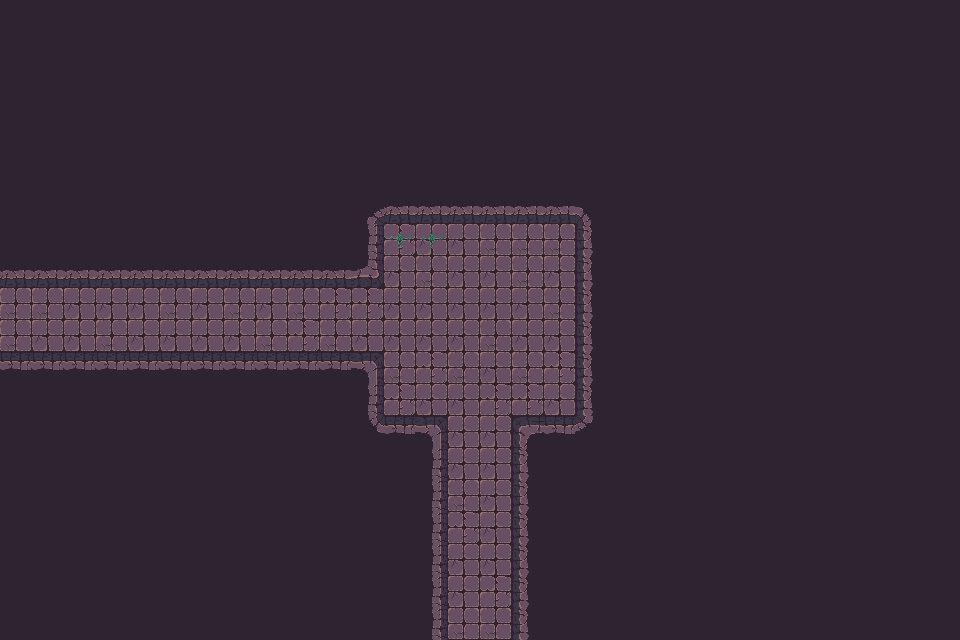

This game map was drawn from its Tiled (.tmx) file and the tilesets committed beside it. A one-line description and the full map source follow:
An orthogonal 30x20 tile map with 32x32 px tiles, 3 tile layers (Walls, Decor, Items), 2 tilesets and 58 objects.

<map version="1.10" tiledversion="1.11.2" orientation="orthogonal" renderorder="right-down" width="30" height="20" tilewidth="32" tileheight="32" infinite="0" nextlayerid="3" nextobjectid="1">
    <tileset firstgid="1" name="Town Tileset" tilewidth="32" tileheight="32" tilecount="64" columns="8">
        <image source="../../../tiles/World H Tileset.png" trans="ff00ff" width="256" height="256" />
        <tile id="4">
            <objectgroup draworder="index" id="2">
                <object id="1" x="0" y="0" width="32" height="32" />
            </objectgroup>
        </tile>
        <tile id="5">
            <objectgroup draworder="index" id="2">
                <object id="1" x="0" y="0" width="32" height="32" />
            </objectgroup>
        </tile>
        <tile id="6">
            <objectgroup draworder="index" id="2">
                <object id="1" x="0" y="0" width="32" height="32" />
            </objectgroup>
        </tile>
        <tile id="7">
            <objectgroup draworder="index" id="2">
                <object id="1" x="0" y="0" width="32" height="32" />
            </objectgroup>
        </tile>
        <tile id="8">
            <objectgroup draworder="index" id="2">
                <object id="1" x="0" y="0" width="32" height="32" />
            </objectgroup>
        </tile>
        <tile id="10">
            <objectgroup draworder="index" id="2">
                <object id="1" x="0" y="32" width="32" height="0" />
            </objectgroup>
        </tile>
        <tile id="11">
            <objectgroup draworder="index" id="2">
                <object id="1" x="0" y="32" width="32" height="0" />
                <object id="2" x="32" y="0" width="0" height="32" />
            </objectgroup>
        </tile>
        <tile id="12">
            <objectgroup draworder="index" id="2">
                <object id="1" x="32" y="0" width="0" height="32" />
            </objectgroup>
        </tile>
        <tile id="13">
            <objectgroup draworder="index" id="2">
                <object id="1" x="0" y="32" width="32" height="0" />
                <object id="2" x="0" y="32" width="32" height="0" />
                <object id="3" x="0" y="0" width="0" height="32" />
            </objectgroup>
        </tile>
        <tile id="14">
            <objectgroup draworder="index" id="2">
                <object id="1" x="0" y="0" width="0" height="32" />
            </objectgroup>
        </tile>
        <tile id="16">
            <objectgroup draworder="index" id="2">
                <object id="1" x="0" y="0" width="32" height="32" />
            </objectgroup>
        </tile>
        <tile id="24">
            <objectgroup draworder="index" id="2">
                <object id="1" x="0" y="0" width="32" height="32" />
            </objectgroup>
        </tile>
    </tileset>
    <tileset firstgid="65" name="Dungeon Crawler Tileset" tilewidth="32" tileheight="32" tilecount="100" columns="10">
        <image source="../../../tiles/Dungeon_Tile.png" trans="" width="320" height="320" />
        <tile id="2">
            <objectgroup draworder="index" id="2">
                <object id="1" x="0" y="0" width="32" height="32" />
            </objectgroup>
        </tile>
        <tile id="3">
            <objectgroup draworder="index" id="2">
                <object id="1" x="0" y="0" width="32" height="32" />
            </objectgroup>
        </tile>
        <tile id="4">
            <objectgroup draworder="index" id="2">
                <object id="1" x="0" y="0" width="32" height="32" />
            </objectgroup>
        </tile>
        <tile id="5">
            <objectgroup draworder="index" id="2">
                <object id="1" x="0" y="0" width="32" height="32" />
            </objectgroup>
        </tile>
        <tile id="6">
            <objectgroup draworder="index" id="2">
                <object id="1" x="0" y="0" width="32" height="32" />
            </objectgroup>
        </tile>
        <tile id="8">
            <objectgroup draworder="index" id="2">
                <object id="1" x="0" y="0" width="32" height="32" />
            </objectgroup>
        </tile>
        <tile id="12">
            <objectgroup draworder="index" id="2">
                <object id="1" x="0" y="0" width="32" height="32" />
            </objectgroup>
        </tile>
        <tile id="13">
            <objectgroup draworder="index" id="2">
                <object id="1" x="0" y="0" width="32" height="32" />
            </objectgroup>
        </tile>
        <tile id="14">
            <objectgroup draworder="index" id="2">
                <object id="1" x="0" y="0" width="32" height="32" />
            </objectgroup>
        </tile>
        <tile id="15">
            <objectgroup draworder="index" id="2">
                <object id="1" x="0" y="0" width="32" height="32" />
            </objectgroup>
        </tile>
        <tile id="16">
            <objectgroup draworder="index" id="2">
                <object id="1" x="0" y="0" width="32" height="32" />
            </objectgroup>
        </tile>
        <tile id="18">
            <objectgroup draworder="index" id="2">
                <object id="1" x="0" y="0" width="32" height="32" />
            </objectgroup>
        </tile>
        <tile id="22">
            <objectgroup draworder="index" id="2">
                <object id="1" x="0" y="0" width="32" height="32" />
            </objectgroup>
        </tile>
        <tile id="23">
            <objectgroup draworder="index" id="2">
                <object id="1" x="0" y="0" width="32" height="32" />
            </objectgroup>
        </tile>
        <tile id="24">
            <objectgroup draworder="index" id="2">
                <object id="1" x="0" y="0" width="32" height="32" />
            </objectgroup>
        </tile>
        <tile id="25">
            <objectgroup draworder="index" id="2">
                <object id="1" x="0" y="0" width="32" height="32" />
            </objectgroup>
        </tile>
        <tile id="26">
            <objectgroup draworder="index" id="2">
                <object id="1" x="0" y="0" width="32" height="32" />
            </objectgroup>
        </tile>
        <tile id="28">
            <objectgroup draworder="index" id="2">
                <object id="1" x="0" y="0" width="32" height="32" />
            </objectgroup>
        </tile>
        <tile id="32">
            <objectgroup draworder="index" id="2">
                <object id="1" x="0" y="0" width="32" height="32" />
            </objectgroup>
        </tile>
        <tile id="33">
            <objectgroup draworder="index" id="2">
                <object id="1" x="0" y="0" width="32" height="32" />
            </objectgroup>
        </tile>
        <tile id="34">
            <objectgroup draworder="index" id="2">
                <object id="1" x="0" y="0" width="32" height="32" />
            </objectgroup>
        </tile>
        <tile id="35">
            <objectgroup draworder="index" id="2">
                <object id="1" x="0" y="0" width="32" height="32" />
            </objectgroup>
        </tile>
        <tile id="36">
            <objectgroup draworder="index" id="2">
                <object id="1" x="0" y="0" width="32" height="32" />
            </objectgroup>
        </tile>
        <tile id="38">
            <objectgroup draworder="index" id="2">
                <object id="1" x="0" y="0" width="32" height="32" />
            </objectgroup>
        </tile>
        <tile id="42">
            <objectgroup draworder="index" id="2">
                <object id="1" x="0" y="0" width="32" height="32" />
            </objectgroup>
        </tile>
        <tile id="43">
            <objectgroup draworder="index" id="2">
                <object id="1" x="0" y="0" width="32" height="32" />
            </objectgroup>
        </tile>
        <tile id="44">
            <objectgroup draworder="index" id="2">
                <object id="1" x="0" y="0" width="32" height="32" />
            </objectgroup>
        </tile>
        <tile id="45">
            <objectgroup draworder="index" id="2">
                <object id="1" x="0" y="0" width="32" height="32" />
            </objectgroup>
        </tile>
        <tile id="46">
            <objectgroup draworder="index" id="2">
                <object id="1" x="0" y="0" width="32" height="32" />
            </objectgroup>
        </tile>
        <tile id="48">
            <objectgroup draworder="index" id="2">
                <object id="1" x="0" y="0" width="32" height="32" />
            </objectgroup>
        </tile>
        <tile id="52">
            <objectgroup draworder="index" id="2">
                <object id="1" x="0" y="0" width="32" height="32" />
            </objectgroup>
        </tile>
        <tile id="53">
            <objectgroup draworder="index" id="2">
                <object id="1" x="0" y="0" width="32" height="32" />
            </objectgroup>
        </tile>
        <tile id="54">
            <objectgroup draworder="index" id="2">
                <object id="1" x="0" y="0" width="32" height="32" />
            </objectgroup>
        </tile>
        <tile id="55">
            <objectgroup draworder="index" id="2">
                <object id="1" x="0" y="0" width="32" height="32" />
            </objectgroup>
        </tile>
        <tile id="56">
            <objectgroup draworder="index" id="2">
                <object id="1" x="0" y="0" width="32" height="32" />
            </objectgroup>
        </tile>
        <tile id="58">
            <objectgroup draworder="index" id="2">
                <object id="1" x="0" y="0" width="32" height="32" />
            </objectgroup>
        </tile>
        <tile id="62">
            <objectgroup draworder="index" id="2">
                <object id="1" x="0" y="0" width="32" height="32" />
            </objectgroup>
        </tile>
        <tile id="63">
            <objectgroup draworder="index" id="2">
                <object id="1" x="0" y="0" width="32" height="32" />
            </objectgroup>
        </tile>
        <tile id="64">
            <objectgroup draworder="index" id="2">
                <object id="1" x="0" y="0" width="32" height="32" />
            </objectgroup>
        </tile>
        <tile id="65">
            <objectgroup draworder="index" id="2">
                <object id="1" x="0" y="0" width="32" height="32" />
            </objectgroup>
        </tile>
        <tile id="66">
            <objectgroup draworder="index" id="2">
                <object id="1" x="0" y="0" width="32" height="32" />
            </objectgroup>
        </tile>
        <tile id="68">
            <objectgroup draworder="index" id="2">
                <object id="1" x="0" y="0" width="32" height="32" />
            </objectgroup>
        </tile>
        <tile id="80">
            <objectgroup draworder="index" id="2">
                <object id="1" x="0" y="0" width="32" height="32" />
            </objectgroup>
        </tile>
    </tileset>
    <layer id="1" name="Walls" width="30" height="20">
        <data encoding="csv">
122,122,122,122,122,122,122,122,122,122,122,122,122,122,122,122,122,122,122,122,122,122,122,122,122,122,122,122,122,122,
122,122,122,122,122,122,122,122,122,122,122,122,122,122,122,122,122,122,122,122,122,122,122,122,122,122,122,122,122,122,
122,122,122,122,122,122,122,122,122,122,122,122,122,122,122,122,122,122,122,122,122,122,122,122,122,122,122,122,122,122,
122,122,122,122,122,122,122,122,122,122,122,122,122,122,122,122,122,122,122,122,122,122,122,122,122,122,122,122,122,122,
122,122,122,122,122,122,122,122,122,122,122,122,122,122,122,122,122,122,122,122,122,122,122,122,122,122,122,122,122,122,
122,122,122,122,122,122,122,122,122,122,122,122,122,122,122,122,122,122,122,122,122,122,122,122,122,122,122,122,122,122,
122,122,122,122,122,122,122,122,122,122,122,67,68,68,68,68,68,68,69,122,122,122,122,122,122,122,122,122,122,122,
122,122,122,122,122,122,122,122,122,122,122,77,65,75,75,66,66,66,79,122,122,122,122,122,122,122,122,122,122,122,
68,68,68,68,68,68,68,68,68,68,68,103,75,66,75,75,66,75,79,122,122,122,122,122,122,122,122,122,122,122,
66,66,75,75,75,66,75,66,75,66,65,65,75,75,75,75,75,66,79,122,122,122,122,122,122,122,122,122,122,122,
66,75,75,66,75,75,75,75,66,65,66,75,75,75,75,66,75,75,79,122,122,122,122,122,122,122,122,122,122,122,
88,88,88,88,88,88,88,88,88,88,88,73,66,65,66,75,66,65,79,122,122,122,122,122,122,122,122,122,122,122,
122,122,122,122,122,122,122,122,122,122,122,77,65,75,75,65,65,75,79,122,122,122,122,122,122,122,122,122,122,122,
122,122,122,122,122,122,122,122,122,122,122,87,88,73,75,75,70,88,89,122,122,122,122,122,122,122,122,122,122,122,
122,122,122,122,122,122,122,122,122,122,122,122,122,77,75,75,79,122,122,122,122,122,122,122,122,122,122,122,122,122,
122,122,122,122,122,122,122,122,122,122,122,122,122,77,66,75,79,122,122,122,122,122,122,122,122,122,122,122,122,122,
122,122,122,122,122,122,122,122,122,122,122,122,122,77,65,75,79,122,122,122,122,122,122,122,122,122,122,122,122,122,
122,122,122,122,122,122,122,122,122,122,122,122,122,77,75,75,79,122,122,122,122,122,122,122,122,122,122,122,122,122,
122,122,122,122,122,122,122,122,122,122,122,122,122,77,75,65,79,122,122,122,122,122,122,122,122,122,122,122,122,122,
122,122,122,122,122,122,122,122,122,122,122,122,122,77,66,66,79,122,122,122,122,122,122,122,122,122,122,122,122,122
        </data>
    </layer>
    <layer id="1" name="Decor" width="30" height="20">
        <data encoding="csv">
133,133,133,133,133,133,133,133,133,133,133,133,133,133,133,133,133,133,133,133,133,133,133,133,133,133,133,133,133,133,
133,133,133,133,133,133,133,133,133,133,133,133,133,133,133,133,133,133,133,133,133,133,133,133,133,133,133,133,133,133,
133,133,133,133,133,133,133,133,133,133,133,133,133,133,133,133,133,133,133,133,133,133,133,133,133,133,133,133,133,133,
133,133,133,133,133,133,133,133,133,133,133,133,133,133,133,133,133,133,133,133,133,133,133,133,133,133,133,133,133,133,
133,133,133,133,133,133,133,133,133,133,133,133,133,133,133,133,133,133,133,133,133,133,133,133,133,133,133,133,133,133,
133,133,133,133,133,133,133,133,133,133,133,133,133,133,133,133,133,133,133,133,133,133,133,133,133,133,133,133,133,133,
133,133,133,133,133,133,133,133,133,133,133,133,133,133,133,133,133,133,133,133,133,133,133,133,133,133,133,133,133,133,
133,133,133,133,133,133,133,133,133,133,133,133,135,135,133,133,133,133,133,133,133,133,133,133,133,133,133,133,133,133,
133,133,133,133,133,133,133,133,133,133,133,133,133,133,133,133,133,133,133,133,133,133,133,133,133,133,133,133,133,133,
133,133,133,133,133,133,133,133,133,133,133,133,133,133,133,133,133,133,133,133,133,133,133,133,133,133,133,133,133,133,
133,133,133,133,133,133,133,133,133,133,133,133,133,133,133,133,133,133,133,133,133,133,133,133,133,133,133,133,133,133,
133,133,133,133,133,133,133,133,133,133,133,133,133,133,133,133,133,133,133,133,133,133,133,133,133,133,133,133,133,133,
133,133,133,133,133,133,133,133,133,133,133,133,133,133,133,133,133,133,133,133,133,133,133,133,133,133,133,133,133,133,
133,133,133,133,133,133,133,133,133,133,133,133,133,133,133,133,133,133,133,133,133,133,133,133,133,133,133,133,133,133,
133,133,133,133,133,133,133,133,133,133,133,133,133,133,133,133,133,133,133,133,133,133,133,133,133,133,133,133,133,133,
133,133,133,133,133,133,133,133,133,133,133,133,133,133,133,133,133,133,133,133,133,133,133,133,133,133,133,133,133,133,
133,133,133,133,133,133,133,133,133,133,133,133,133,133,133,133,133,133,133,133,133,133,133,133,133,133,133,133,133,133,
133,133,133,133,133,133,133,133,133,133,133,133,133,133,133,133,133,133,133,133,133,133,133,133,133,133,133,133,133,133,
133,133,133,133,133,133,133,133,133,133,133,133,133,133,133,133,133,133,133,133,133,133,133,133,133,133,133,133,133,133,
133,133,133,133,133,133,133,133,133,133,133,133,133,133,133,133,133,133,133,133,133,133,133,133,133,133,133,133,133,133
        </data>
    </layer>
    <layer id="1" name="Items" width="30" height="20">
        <data encoding="csv">
133,133,133,133,133,133,133,133,133,133,133,133,133,133,133,133,133,133,133,133,133,133,133,133,133,133,133,133,133,133,
133,133,133,133,133,133,133,133,133,133,133,133,133,133,133,133,133,133,133,133,133,133,133,133,133,133,133,133,133,133,
133,133,133,133,133,133,133,133,133,133,133,133,133,133,133,133,133,133,133,133,133,133,133,133,133,133,133,133,133,133,
133,133,133,133,133,133,133,133,133,133,133,133,133,133,133,133,133,133,133,133,133,133,133,133,133,133,133,133,133,133,
133,133,133,133,133,133,133,133,133,133,133,133,133,133,133,133,133,133,133,133,133,133,133,133,133,133,133,133,133,133,
133,133,133,133,133,133,133,133,133,133,133,133,133,133,133,133,133,133,133,133,133,133,133,133,133,133,133,133,133,133,
133,133,133,133,133,133,133,133,133,133,133,133,133,133,133,133,133,133,133,133,133,133,133,133,133,133,133,133,133,133,
133,133,133,133,133,133,133,133,133,133,133,133,133,133,133,133,133,133,133,133,133,133,133,133,133,133,133,133,133,133,
133,133,133,133,133,133,133,133,133,133,133,133,133,133,133,133,133,133,133,133,133,133,133,133,133,133,133,133,133,133,
133,133,133,133,133,133,133,133,133,133,133,133,133,133,133,133,133,133,133,133,133,133,133,133,133,133,133,133,133,133,
133,133,133,133,133,133,133,133,133,133,133,133,133,133,133,133,133,133,133,133,133,133,133,133,133,133,133,133,133,133,
133,133,133,133,133,133,133,133,133,133,133,133,133,133,133,133,133,133,133,133,133,133,133,133,133,133,133,133,133,133,
133,133,133,133,133,133,133,133,133,133,133,133,133,133,133,133,133,133,133,133,133,133,133,133,133,133,133,133,133,133,
133,133,133,133,133,133,133,133,133,133,133,133,133,133,133,133,133,133,133,133,133,133,133,133,133,133,133,133,133,133,
133,133,133,133,133,133,133,133,133,133,133,133,133,133,133,133,133,133,133,133,133,133,133,133,133,133,133,133,133,133,
133,133,133,133,133,133,133,133,133,133,133,133,133,133,133,133,133,133,133,133,133,133,133,133,133,133,133,133,133,133,
133,133,133,133,133,133,133,133,133,133,133,133,133,133,133,133,133,133,133,133,133,133,133,133,133,133,133,133,133,133,
133,133,133,133,133,133,133,133,133,133,133,133,133,133,133,133,133,133,133,133,133,133,133,133,133,133,133,133,133,133,
133,133,133,133,133,133,133,133,133,133,133,133,133,133,133,133,133,133,133,133,133,133,133,133,133,133,133,133,133,133,
133,133,133,133,133,133,133,133,133,133,133,133,133,133,133,133,133,133,133,133,133,133,133,133,133,133,133,133,133,133
        </data>
    </layer>
</map>
